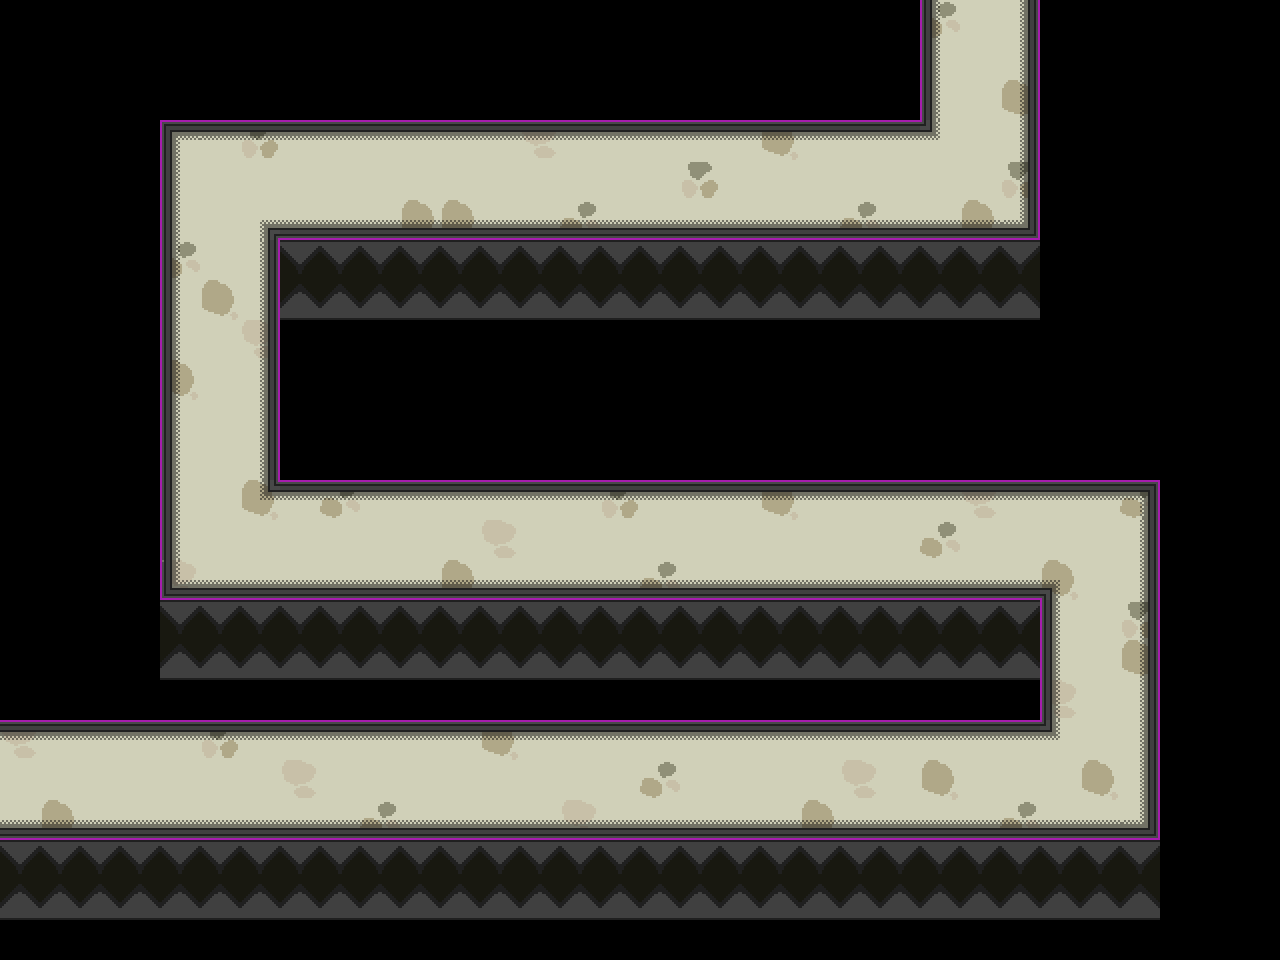

Below is a game level as drawn by its tile map, then a one-line description and the .tmx file that defines it, in full:
An orthogonal 32x24 tile map with 40x40 px tiles, 3 tile layers (Calque de Tuiles 1, Calque de Tuiles 2, battleborder), 2 tilesets and 20 objects (2x transition, entry_left, spawn, entry_up).

<map version="1.10" tiledversion="1.10.1" orientation="orthogonal" renderorder="right-down" width="32" height="24" tilewidth="40" tileheight="40" infinite="0" nextlayerid="8" nextobjectid="21">
 <editorsettings>
  <export target="in_between.lua" format="lua" />
 </editorsettings>
 <properties>
  <property name="music" value="road_secret" />
 </properties>
 <tileset firstgid="1" source="../../tilesets/castle_path.tsx" />
 <tileset firstgid="25" source="../../tilesets/battleborder.tsx" />
 <layer id="1" name="Calque de Tuiles 1" width="32" height="24">
  <data encoding="csv">
0,0,0,0,0,0,0,0,0,0,0,0,0,0,0,0,0,0,0,0,0,0,0,2,5,5,0,0,0,0,0,0,
0,0,0,0,0,0,0,0,0,0,0,0,0,0,0,0,0,0,0,0,0,0,0,5,5,5,0,0,0,0,0,0,
0,0,0,0,0,0,0,0,0,0,0,0,0,0,0,0,0,0,0,0,0,0,0,5,5,1,0,0,0,0,0,0,
0,0,0,0,5,5,4,5,5,5,5,5,5,3,5,5,5,5,5,1,5,5,5,5,5,5,0,0,0,0,0,0,
0,0,0,0,5,5,5,5,5,5,5,5,5,5,5,5,5,4,5,5,5,5,5,5,5,4,0,0,0,0,0,0,
0,0,0,0,5,5,5,5,5,5,1,1,5,5,2,5,5,5,5,5,5,2,5,5,1,5,0,0,0,0,0,0,
0,0,0,0,2,5,5,0,0,0,0,0,0,0,0,0,0,0,0,0,0,0,0,0,0,0,0,0,0,0,0,0,
0,0,0,0,5,1,5,0,0,0,0,0,0,0,0,0,0,0,0,0,0,0,0,0,0,0,0,0,0,0,0,0,
0,0,0,0,5,5,3,0,0,0,0,0,0,0,0,0,0,0,0,0,0,0,0,0,0,0,0,0,0,0,0,0,
0,0,0,0,1,5,5,0,0,0,0,0,0,0,0,0,0,0,0,0,0,0,0,0,0,0,0,0,0,0,0,0,
0,0,0,0,5,5,5,0,0,0,0,0,0,0,0,0,0,0,0,0,0,0,0,0,0,0,0,0,0,0,0,0,
0,0,0,0,5,5,5,0,0,0,0,0,0,0,0,0,0,0,0,0,0,0,0,0,0,0,0,0,0,0,0,0,
0,0,0,0,5,5,1,5,2,5,5,5,5,5,5,4,5,5,5,1,5,5,5,5,3,5,5,5,2,0,0,0,
0,0,0,0,5,5,5,5,5,5,5,5,3,5,5,5,5,5,5,5,5,5,5,2,5,5,5,5,5,0,0,0,
0,0,0,0,3,5,5,5,5,5,5,1,5,5,5,5,2,5,5,5,5,5,5,5,5,5,1,5,5,0,0,0,
0,0,0,0,0,0,0,0,0,0,0,0,0,0,0,0,0,0,0,0,0,0,0,0,0,0,5,5,4,0,0,0,
0,0,0,0,0,0,0,0,0,0,0,0,0,0,0,0,0,0,0,0,0,0,0,0,0,0,5,5,1,0,0,0,
0,0,0,0,0,0,0,0,0,0,0,0,0,0,0,0,0,0,0,0,0,0,0,0,0,0,3,5,5,0,0,0,
3,5,5,5,5,4,5,5,5,5,5,5,1,5,5,5,5,5,5,5,5,5,5,5,5,5,5,5,5,0,0,0,
5,5,5,5,5,5,5,3,5,5,5,5,5,5,5,5,2,5,5,5,5,3,5,1,5,5,5,1,5,0,0,0,
5,1,5,5,5,5,5,5,5,2,5,5,5,5,3,5,5,5,5,5,1,5,5,5,5,2,5,5,5,0,0,0,
0,0,0,0,0,0,0,0,0,0,0,0,0,0,0,0,0,0,0,0,0,0,0,0,0,0,0,0,0,0,0,0,
0,0,0,0,0,0,0,0,0,0,0,0,0,0,0,0,0,0,0,0,0,0,0,0,0,0,0,0,0,0,0,0,
0,0,0,0,0,0,0,0,0,0,0,0,0,0,0,0,0,0,0,0,0,0,0,0,0,0,0,0,0,0,0,0
</data>
 </layer>
 <layer id="2" name="Calque de Tuiles 2" width="32" height="24">
  <data encoding="csv">
0,0,0,0,0,0,0,0,0,0,0,0,0,0,0,0,0,0,0,0,0,0,0,20,0,14,0,0,0,0,0,0,
0,0,0,0,0,0,0,0,0,0,0,0,0,0,0,0,0,0,0,0,0,0,0,20,0,14,0,0,0,0,0,0,
0,0,0,0,0,0,0,0,0,0,0,0,0,0,0,0,0,0,0,0,0,0,0,20,0,14,0,0,0,0,0,0,
0,0,0,0,9,8,8,8,8,8,8,8,8,8,8,8,8,8,8,8,8,8,8,18,0,14,0,0,0,0,0,0,
0,0,0,0,20,0,0,0,0,0,0,0,0,0,0,0,0,0,0,0,0,0,0,0,0,14,0,0,0,0,0,0,
0,0,0,0,20,0,11,7,7,7,7,7,7,7,7,7,7,7,7,7,7,7,7,7,7,16,0,0,0,0,0,0,
0,0,0,0,20,0,14,13,13,13,13,13,13,13,13,13,13,13,13,13,13,13,13,13,13,13,0,0,0,0,0,0,
0,0,0,0,20,0,14,19,19,19,19,19,19,19,19,19,19,19,19,19,19,19,19,19,19,19,0,0,0,0,0,0,
0,0,0,0,20,0,14,0,0,0,0,0,0,0,0,0,0,0,0,0,0,0,0,0,0,0,0,0,0,0,0,0,
0,0,0,0,20,0,14,0,0,0,0,0,0,0,0,0,0,0,0,0,0,0,0,0,0,0,0,0,0,0,0,0,
0,0,0,0,20,0,14,0,0,0,0,0,0,0,0,0,0,0,0,0,0,0,0,0,0,0,0,0,0,0,0,0,
0,0,0,0,20,0,14,0,0,0,0,0,0,0,0,0,0,0,0,0,0,0,0,0,0,0,0,0,0,0,0,0,
0,0,0,0,20,0,17,8,8,8,8,8,8,8,8,8,8,8,8,8,8,8,8,8,8,8,8,8,10,0,0,0,
0,0,0,0,20,0,0,0,0,0,0,0,0,0,0,0,0,0,0,0,0,0,0,0,0,0,0,0,14,0,0,0,
0,0,0,0,15,7,7,7,7,7,7,7,7,7,7,7,7,7,7,7,7,7,7,7,7,7,12,0,14,0,0,0,
0,0,0,0,13,13,13,13,13,13,13,13,13,13,13,13,13,13,13,13,13,13,13,13,13,13,20,0,14,0,0,0,
0,0,0,0,19,19,19,19,19,19,19,19,19,19,19,19,19,19,19,19,19,19,19,19,19,19,20,0,14,0,0,0,
0,0,0,0,0,0,0,0,0,0,0,0,0,0,0,0,0,0,0,0,0,0,0,0,0,0,20,0,14,0,0,0,
8,8,8,8,8,8,8,8,8,8,8,8,8,8,8,8,8,8,8,8,8,8,8,8,8,8,18,0,14,0,0,0,
0,0,0,0,0,0,0,0,0,0,0,0,0,0,0,0,0,0,0,0,0,0,0,0,0,0,0,0,14,0,0,0,
7,7,7,7,7,7,7,7,7,7,7,7,7,7,7,7,7,7,7,7,7,7,7,7,7,7,7,7,16,0,0,0,
13,13,13,13,13,13,13,13,13,13,13,13,13,13,13,13,13,13,13,13,13,13,13,13,13,13,13,13,13,0,0,0,
19,19,19,19,19,19,19,19,19,19,19,19,19,19,19,19,19,19,19,19,19,19,19,19,19,19,19,19,19,0,0,0,
0,0,0,0,0,0,0,0,0,0,0,0,0,0,0,0,0,0,0,0,0,0,0,0,0,0,0,0,0,0,0,0
</data>
 </layer>
 <layer id="6" name="battleborder" width="32" height="24">
  <data encoding="csv">
0,0,0,0,0,0,0,0,0,0,0,0,0,0,0,0,0,0,0,0,0,0,0,33,0,35,0,0,0,0,0,0,
0,0,0,0,0,0,0,0,0,0,0,0,0,0,0,0,0,0,0,0,0,0,0,33,0,35,0,0,0,0,0,0,
0,0,0,0,0,0,0,0,0,0,0,0,0,0,0,0,0,0,0,0,0,0,0,33,0,35,0,0,0,0,0,0,
0,0,0,0,26,27,27,27,27,27,27,27,27,27,27,27,27,27,27,27,27,27,27,77,0,35,0,0,0,0,0,0,
0,0,0,0,33,0,0,0,0,0,0,0,0,0,0,0,0,0,0,0,0,0,0,0,0,35,0,0,0,0,0,0,
0,0,0,0,33,0,61,41,41,41,41,41,41,41,41,41,41,41,41,41,41,41,41,41,41,42,0,0,0,0,0,0,
0,0,0,0,33,0,35,0,0,0,0,0,0,0,0,0,0,0,0,0,0,0,0,0,0,0,0,0,0,0,0,0,
0,0,0,0,33,0,35,0,0,0,0,0,0,0,0,0,0,0,0,0,0,0,0,0,0,0,0,0,0,0,0,0,
0,0,0,0,33,0,35,0,0,0,0,0,0,0,0,0,0,0,0,0,0,0,0,0,0,0,0,0,0,0,0,0,
0,0,0,0,33,0,35,0,0,0,0,0,0,0,0,0,0,0,0,0,0,0,0,0,0,0,0,0,0,0,0,0,
0,0,0,0,33,0,35,0,0,0,0,0,0,0,0,0,0,0,0,0,0,0,0,0,0,0,0,0,0,0,0,0,
0,0,0,0,33,0,35,0,0,0,0,0,0,0,0,0,0,0,0,0,0,0,0,0,0,0,0,0,0,0,0,0,
0,0,0,0,33,0,75,27,27,27,27,27,27,27,27,27,27,27,27,27,27,27,27,27,27,27,27,27,28,0,0,0,
0,0,0,0,33,0,0,0,0,0,0,0,0,0,0,0,0,0,0,0,0,0,0,0,0,0,0,0,35,0,0,0,
0,0,0,0,40,41,41,41,41,41,41,41,41,41,41,41,41,41,41,41,41,41,41,41,41,41,63,0,35,0,0,0,
0,0,0,0,0,0,0,0,0,0,0,0,0,0,0,0,0,0,0,0,0,0,0,0,0,0,33,0,35,0,0,0,
0,0,0,0,0,0,0,0,0,0,0,0,0,0,0,0,0,0,0,0,0,0,0,0,0,0,33,0,35,0,0,0,
0,0,0,0,0,0,0,0,0,0,0,0,0,0,0,0,0,0,0,0,0,0,0,0,0,0,33,0,35,0,0,0,
27,27,27,27,27,27,27,27,27,27,27,27,27,27,27,27,27,27,27,27,27,27,27,27,27,27,77,0,35,0,0,0,
0,0,0,0,0,0,0,0,0,0,0,0,0,0,0,0,0,0,0,0,0,0,0,0,0,0,0,0,35,0,0,0,
41,41,41,41,41,41,41,41,41,41,41,41,41,41,41,41,41,41,41,41,41,41,41,41,41,41,41,41,42,0,0,0,
0,0,0,0,0,0,0,0,0,0,0,0,0,0,0,0,0,0,0,0,0,0,0,0,0,0,0,0,0,0,0,0,
0,0,0,0,0,0,0,0,0,0,0,0,0,0,0,0,0,0,0,0,0,0,0,0,0,0,0,0,0,0,0,0,
0,0,0,0,0,0,0,0,0,0,0,0,0,0,0,0,0,0,0,0,0,0,0,0,0,0,0,0,0,0,0,0
</data>
 </layer>
 <objectgroup color="#0000ff" id="3" name="collisions">
  <object id="1" x="280" y="440" width="880" height="40" />
  <object id="2" x="0" y="680" width="1040" height="40" />
  <object id="3" x="0" y="840" width="1160" height="40" />
  <object id="4" x="1160" y="480" width="40" height="360" />
  <object id="5" x="160" y="600" width="880" height="40" />
  <object id="6" x="120" y="120" width="40" height="480" />
  <object id="7" x="160" y="80" width="760" height="40" />
  <object id="8" x="880" y="0" width="40" height="80" />
  <object id="9" x="1040" y="0" width="40" height="240" />
  <object id="10" x="280" y="240" width="760" height="40" />
  <object id="11" x="280" y="280" width="40" height="160" />
  <object id="12" x="1000" y="640" width="40" height="40" />
 </objectgroup>
 <objectgroup color="#55ffff" id="4" name="battleareas">
  <object id="13" x="120" y="720" width="880" height="120" />
  <object id="14" x="280" y="480" width="760" height="120" />
  <object id="15" x="280" y="120" width="640" height="120" />
 </objectgroup>
 <objectgroup color="#ff00ff" id="5" name="objects">
  <object id="16" name="transition" x="-40" y="720" width="40" height="120">
   <properties>
    <property name="map" value="castle_path/start" />
    <property name="marker" value="entry" />
   </properties>
  </object>
  <object id="17" name="transition" x="920" y="-40" width="120" height="40">
   <properties>
    <property name="map" value="castle_path/sign" />
    <property name="marker" value="entry_down" />
   </properties>
  </object>
 </objectgroup>
 <objectgroup color="#aa00ff" id="7" name="markers">
  <object id="18" name="entry_left" x="45" y="780">
   <point />
  </object>
  <object id="19" name="spawn" x="80" y="780">
   <point />
  </object>
  <object id="20" name="entry_up" x="980" y="55">
   <point />
  </object>
 </objectgroup>
</map>
